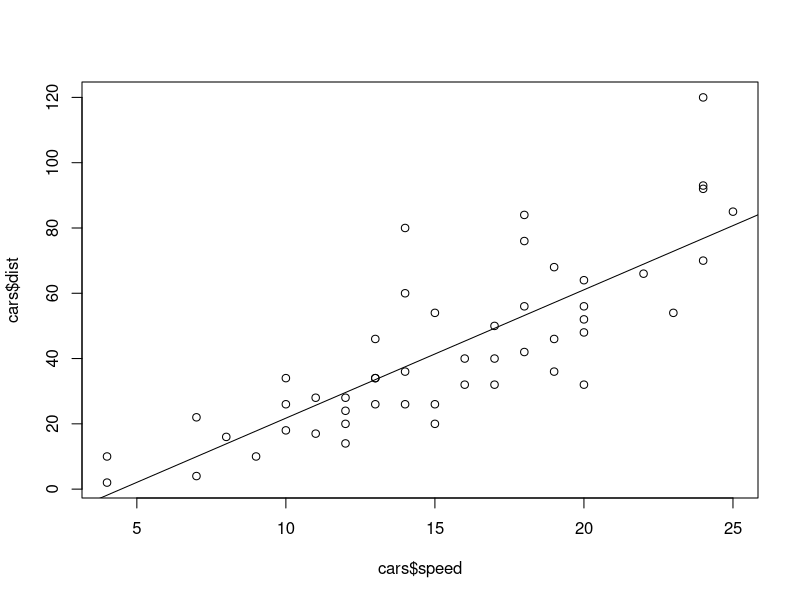
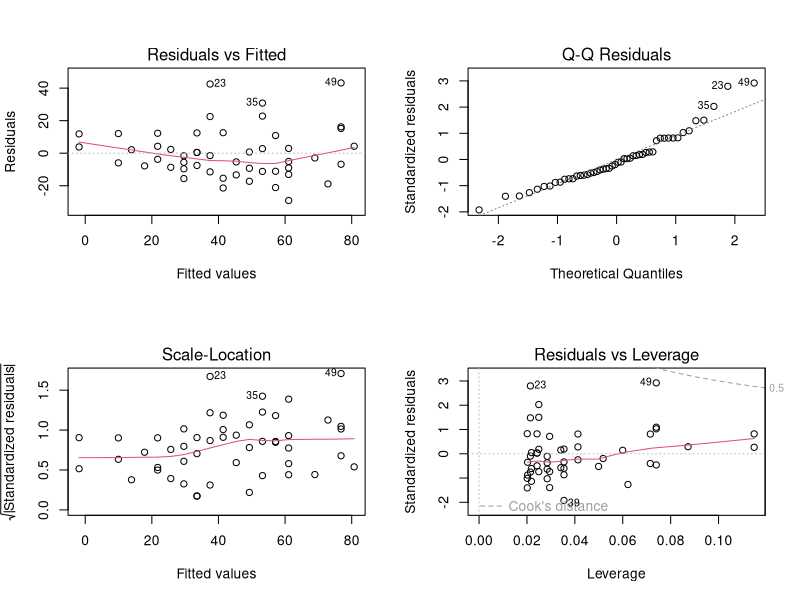
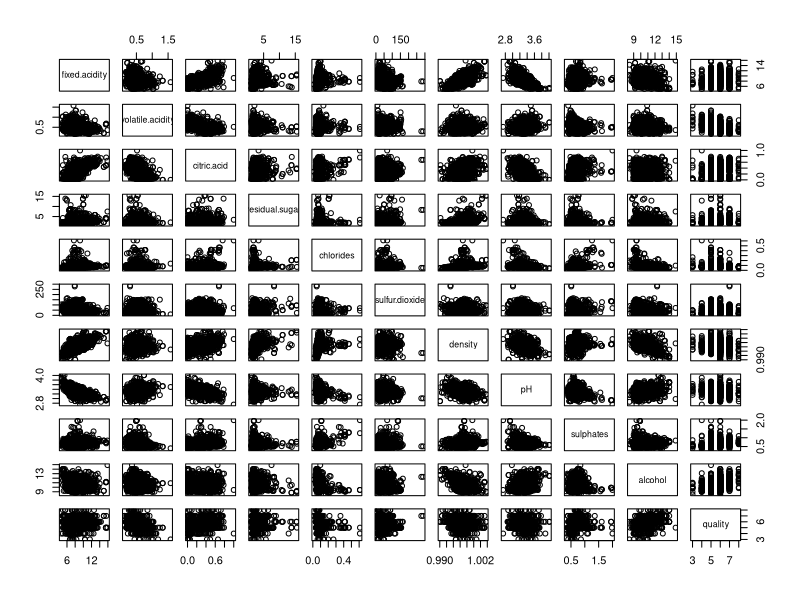
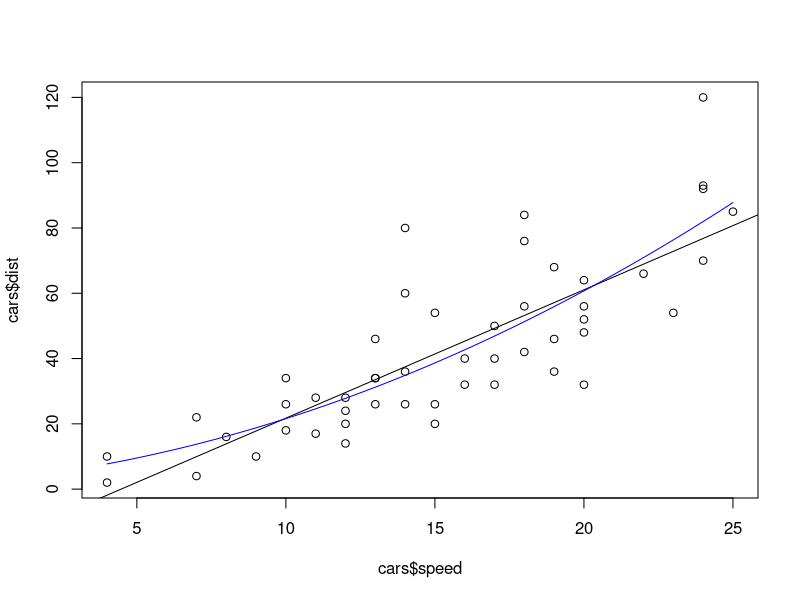

Here is the R script that generated these plots, in order:
# Chapter 3 Code

# Regression --------------------------------------------------

# Simple linear
data(cars)

fit.car <- lm(dist ~ speed, data = cars)
summary(fit.car)

fit.car$coefficients
fit.car$residuals
confint(fit.car)

plot(cars$speed, cars$dist)
abline(fit.car)

par(mfrow = c(2,2))	#Splits display screen into 2x2 grid
plot(fit.car)
par(mfrow = c(1,1))


# Multiple linear
wine <- read.csv(file = "wine.csv")   #Check your file path

plot(wine)
head(wine)
cor(wine)	

fit1 <- lm(quality ~ volatile.acidity + citric.acid + residual.sugar + pH + density + alcohol, data = wine)
summary(fit1) #Note: we are ignoring that quality is an ordinal variable

fit2 <- lm(quality ~ ., data = wine)
summary(fit2)

fit3 <- lm(quality ~ alcohol + pH + volatile.acidity, data = wine)
summary(fit3)


#Predictions
newwine <- data.frame(volatile.acidity = 0.8, alcohol = 10, pH = 3.65)
predict(fit3, newwine)
predict(fit3, newwine, interval = "confidence")
predict(fit3, newwine, interval = "prediction")


#Interactions
fit4 <- lm(quality ~ alcohol + pH + volatile.acidity + pH:volatile.acidity, data = wine)
summary(fit4)

fit4v2 <- lm(quality ~ alcohol + pH*volatile.acidity, data = wine)
summary(fit4v2)


#Nonlinear terms
fit5 <- lm(quality ~ alcohol + I(alcohol^2), data = wine)
summary(fit5)

fit5v2 <- lm(quality ~ poly(alcohol, 2), data = wine)
summary(fit5v2)

fit5v3 <- lm(quality ~ poly(alcohol, 2, raw = TRUE), data = wine)
summary(fit5v3)

fit.car2 <- lm(dist ~ speed + I(speed^2), data = cars)
new.speed <- data.frame(speed = c(seq(min(cars$speed), max(cars$speed), 0.1)))
preds <- predict(fit.car2, new.speed)
plot(cars$speed, cars$dist)
abline(fit.car)
lines(new.speed$speed, preds, col = "blue")


#Qualitative predictors
wine$vineyard <- as.factor(c(rep("A", 532), rep("B", 532), rep("C", 532)))
fit6 <- lm(quality ~ alcohol + pH + vineyard, data = wine)
summary(fit6)
contrasts(wine$vineyard)
